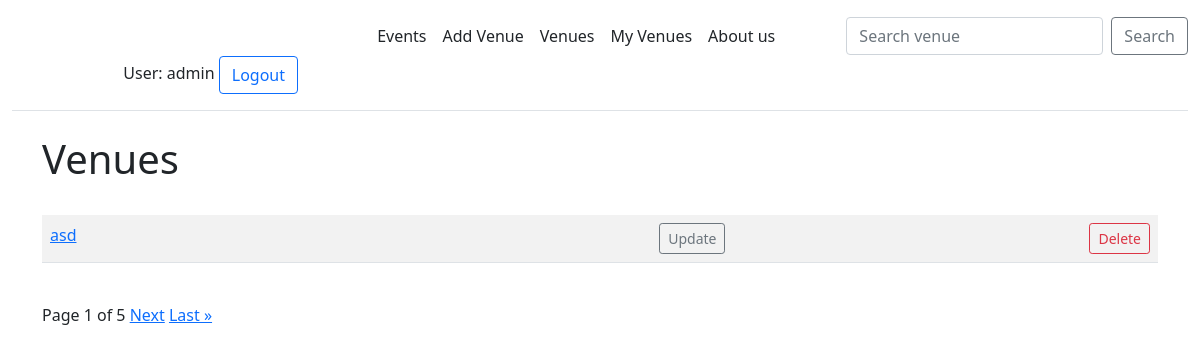
Before: /list_venues (signed in) with the older database file.
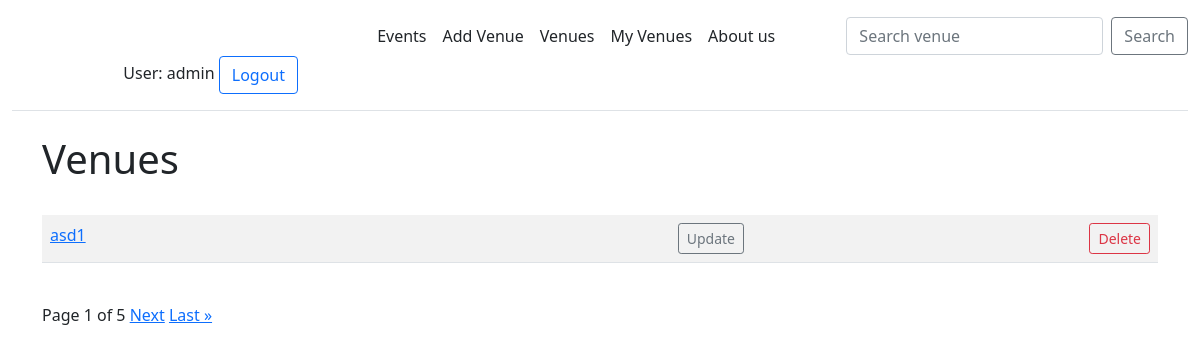
After: the same page with the newer database file.
### events/models.py (models this page shows)
class Venue(models.Model):
    name = models.CharField('Venue Name', max_length=120)
    address = models.CharField(max_length=300)
    zip_code = models.CharField('Zip Code', max_length=20)
    phone = models.CharField('Contact Phone', max_length=20)
    web = models.URLField('Website Address')
    email = models.EmailField('Email')
    owner = models.IntegerField("Venue owner", blank=False, default=1)
    venue_image = models.ImageField(null=True, blank=True, upload_to="images/")
    approved = models.BooleanField('Approved', default=False)
    def __str__(self):
        return self.name

### events/views.py (the view)
# urls.py: path('list_venues', views.list_venues, name='list-venues'),
def list_venues(request):
    venue_list = Venue.objects.all()
    p = Paginator(Venue.objects.all(), 1)
    page = request.GET.get('page')
    venues = p.get_page(page)
    return render(request, 'events/venues.html', {
        'venue_list': venue_list,
        'venues': venues,
    })

### events/templates/events/venues.html (shortened to what this page needs)
{% extends 'base.html' %}
{% block content %}
<div class="container">
<h1>Venues</h1>
<br/>
<table class="table table-striped table-hover table-boarded">
    {% for venue in venues %}
    <tr>
        <td>
            <a href="{% url 'show-venue' venue.id %}">{{ venue }}</a>
        </td>
        {% if user.is_authenticated %}
        <td align="right">
            <a href="{% url 'update-venue' venue.id %}" class="btn btn-outline-secondary btn-sm">Update</a>
        </td>
        <td align="right">
            <a href="{% url 'delete-venue' venue.id %}" class="btn btn-outline-danger btn-sm">Delete</a>
        </td>
    {% endif %}
    </tr>
    {% endfor %}
</table>
<br/>
        Page {{ venues.number }} of {{ venues.paginator.num_pages }}
    {% if venues.has_next %}
        <a href="?page={{ venues.next_page_number }}">Next</a>
        <a href="?page={{ venues.paginator.num_pages }}">Last &raquo</a>
    {% endif %}
</div>
{% endblock %}

Changed rows visible on the page:
changed Venue: name "asd" → "asd1"
